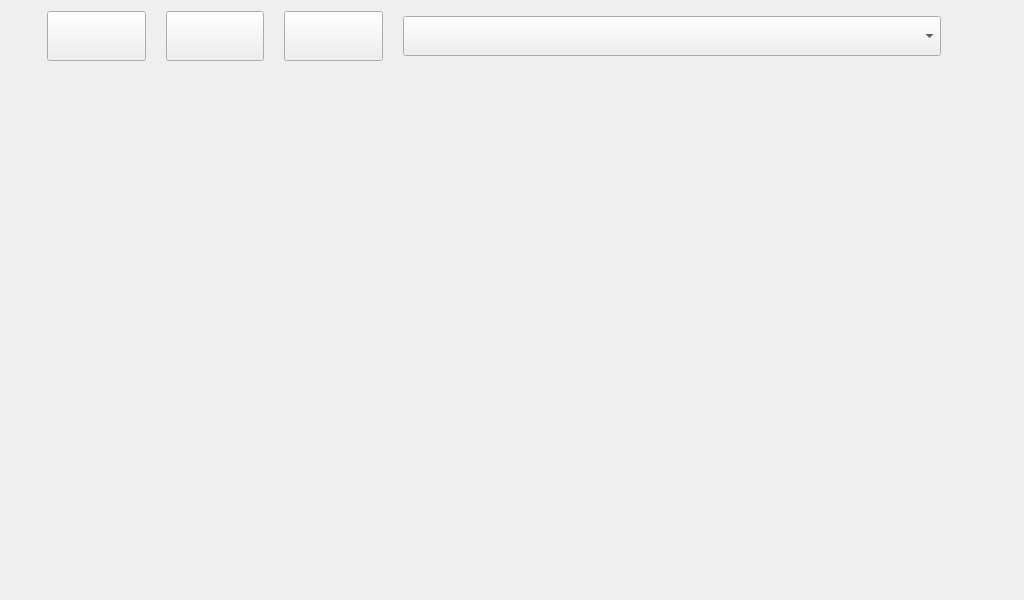
<?xml version="1.0" encoding="UTF-8"?>
<ui version="4.0">
 <class>Folder</class>
 <widget class="QWidget" name="Folder">
  <property name="geometry">
   <rect>
    <x>0</x>
    <y>0</y>
    <width>1024</width>
    <height>600</height>
   </rect>
  </property>
  <property name="windowTitle">
   <string>Folder</string>
  </property>
  <layout class="QGridLayout" name="gridLayout">
   <item row="0" column="0">
    <layout class="QVBoxLayout" name="verticalLayout" stretch="1,8">
     <item>
      <layout class="QHBoxLayout" name="horizontalLayout" stretch="20,55,55,55,300,40">
       <property name="spacing">
        <number>20</number>
       </property>
       <item>
        <spacer name="horizontalSpacer">
         <property name="orientation">
          <enum>Qt::Horizontal</enum>
         </property>
         <property name="sizeHint" stdset="0">
          <size>
           <width>40</width>
           <height>20</height>
          </size>
         </property>
        </spacer>
       </item>
       <item>
        <widget class="QPushButton" name="pushButton_prev">
         <property name="minimumSize">
          <size>
           <width>0</width>
           <height>50</height>
          </size>
         </property>
         <property name="styleSheet">
          <string notr="true">border-image: url(:/img/on_page.png);</string>
         </property>
         <property name="text">
          <string/>
         </property>
        </widget>
       </item>
       <item>
        <widget class="QPushButton" name="pushButton_next">
         <property name="minimumSize">
          <size>
           <width>0</width>
           <height>50</height>
          </size>
         </property>
         <property name="styleSheet">
          <string notr="true">border-image: url(:/img/under_page.png);</string>
         </property>
         <property name="text">
          <string/>
         </property>
        </widget>
       </item>
       <item>
        <widget class="QPushButton" name="pushButton_flush">
         <property name="minimumSize">
          <size>
           <width>0</width>
           <height>50</height>
          </size>
         </property>
         <property name="styleSheet">
          <string notr="true">border-image: url(:/img/refresh_page.png);</string>
         </property>
         <property name="text">
          <string/>
         </property>
        </widget>
       </item>
       <item>
        <widget class="QComboBox" name="comboBox_site">
         <property name="minimumSize">
          <size>
           <width>0</width>
           <height>40</height>
          </size>
         </property>
         <property name="font">
          <font>
           <pointsize>15</pointsize>
          </font>
         </property>
        </widget>
       </item>
       <item>
        <spacer name="horizontalSpacer_4">
         <property name="orientation">
          <enum>Qt::Horizontal</enum>
         </property>
         <property name="sizeHint" stdset="0">
          <size>
           <width>70</width>
           <height>20</height>
          </size>
         </property>
        </spacer>
       </item>
      </layout>
     </item>
     <item>
      <widget class="QWidget" name="widget_catalog" native="true"/>
     </item>
    </layout>
   </item>
  </layout>
 </widget>
 <resources/>
 <connections/>
</ui>
